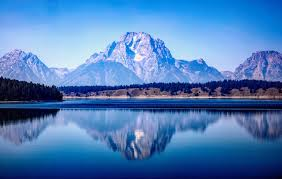
#> input picture images.jpg, 282 x 179 px
$ jupyter execute task2.ipynb
#> lines starting #> are read from the running program, lines starting #| are printed output that depends on the picture; after the words box and inside, x2 and y2 are one past the last pixel; in counts of white or black regions, pixels touching at a corner belong together
#> further down, img is the input picture: shape (179, 282, 3); mean B, G, R 181.8, 123.7, 77
[cell 1]
import numpy as np
import matplotlib.pyplot as plt
import cv2

[cell 2]
def display_img(img):
    new_img=cv2.cvtColor(img,cv2.COLOR_RGB2BGR)
    plt.imshow(new_img)
    plt.show()

[cell 3]
def sobel(img):
 gray = cv2.cvtColor(img, cv2.COLOR_BGR2GRAY)
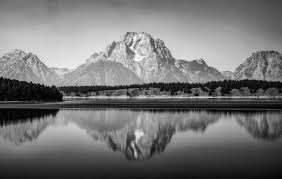
#> gray: shape (179, 282); min 1, max 251, mean 116.4

 G_blur=cv2.GaussianBlur(gray,(3,3),100)
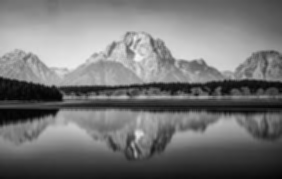
#> G_blur: shape (179, 282); min 4, max 242, mean 116.4
 Sobel_X=cv2.Sobel(G_blur,-1,1,0)
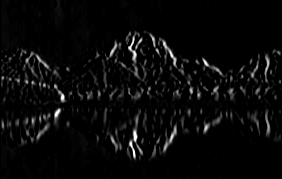
#> Sobel_X: shape (179, 282); min 0, max 255, mean 9.2
 Sobel_Y=cv2.Sobel(G_blur,-1,0,1)
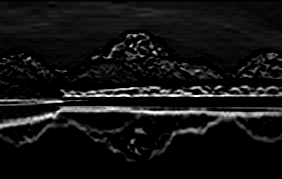
#> Sobel_Y: shape (179, 282); min 0, max 255, mean 19.1
 Sobel_or=cv2.bitwise_or(Sobel_X,Sobel_Y)
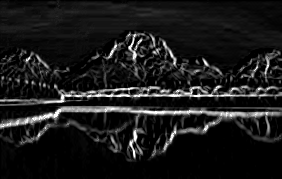
#> Sobel_or: shape (179, 282); min 0, max 255, mean 26.4
 return Sobel_or

[cell 4]
def canny(img):
 gray=cv2.cvtColor(img,cv2.COLOR_BGR2GRAY)
 blur=cv2.GaussianBlur(gray,(3,3),100)
 canny_image=cv2.Canny(blur,22,80)
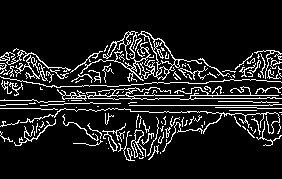
#> canny_image: shape (179, 282); 11.5% white in thin lines or dots, all inside (x1, y1, x2, y2) = (0, 31, 282, 161)
 return canny_image

[cell 5]
def laplacian(img):
    gray_img = cv2.cvtColor(img, cv2.COLOR_BGR2GRAY)
    laplacian_img = cv2.Laplacian(gray_img, -1)
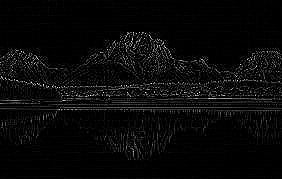
#> laplacian_img: shape (179, 282); min 0, max 255, mean 8.9
    return laplacian_img

[cell 6]
img=cv2.imread("images.jpg")
plt.title("Original")
display_img(img)
sobel_image=sobel(img)
plt.title("Sobel")
display_img(sobel_image)
plt.title("canny")
canny_image = canny(img)
display_img(canny_image)
laplacian_image = laplacian(img)
plt.title("laplacian")
display_img(laplacian_image)
